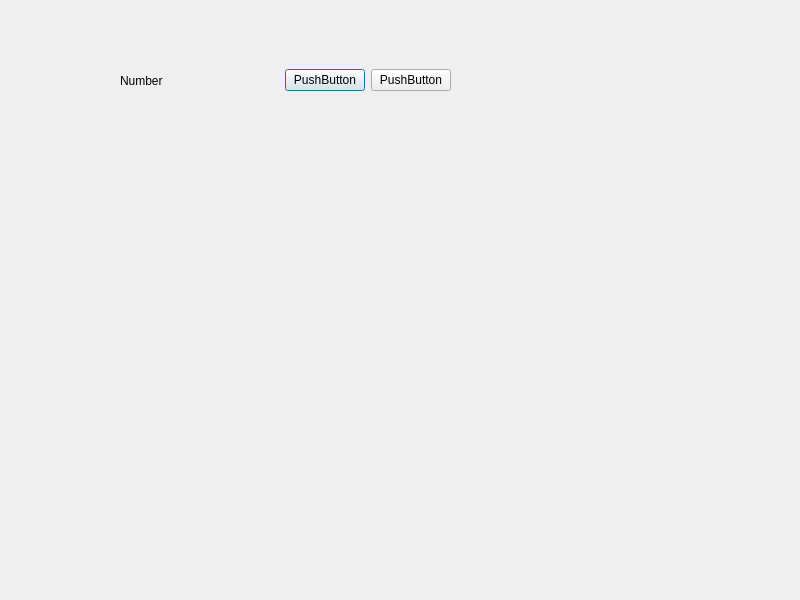
<?xml version="1.0" encoding="UTF-8"?>
<ui version="4.0">
 <class>Dialog</class>
 <widget class="QDialog" name="Dialog">
  <property name="geometry">
   <rect>
    <x>0</x>
    <y>0</y>
    <width>800</width>
    <height>600</height>
   </rect>
  </property>
  <property name="windowTitle">
   <string>Dialog</string>
  </property>
  <widget class="QWidget" name="">
   <property name="geometry">
    <rect>
     <x>120</x>
     <y>50</y>
     <width>331</width>
     <height>61</height>
    </rect>
   </property>
   <layout class="QHBoxLayout" name="horizontalLayout">
    <item>
     <widget class="QLabel" name="label">
      <property name="text">
       <string>Number</string>
      </property>
     </widget>
    </item>
    <item>
     <spacer name="horizontalSpacer">
      <property name="orientation">
       <enum>Qt::Horizontal</enum>
      </property>
      <property name="sizeHint" stdset="0">
       <size>
        <width>40</width>
        <height>20</height>
       </size>
      </property>
     </spacer>
    </item>
    <item>
     <widget class="QPushButton" name="pushButton">
      <property name="text">
       <string>PushButton</string>
      </property>
     </widget>
    </item>
    <item>
     <widget class="QPushButton" name="pushButton_2">
      <property name="text">
       <string>PushButton</string>
      </property>
     </widget>
    </item>
   </layout>
  </widget>
 </widget>
 <resources/>
 <connections/>
</ui>
